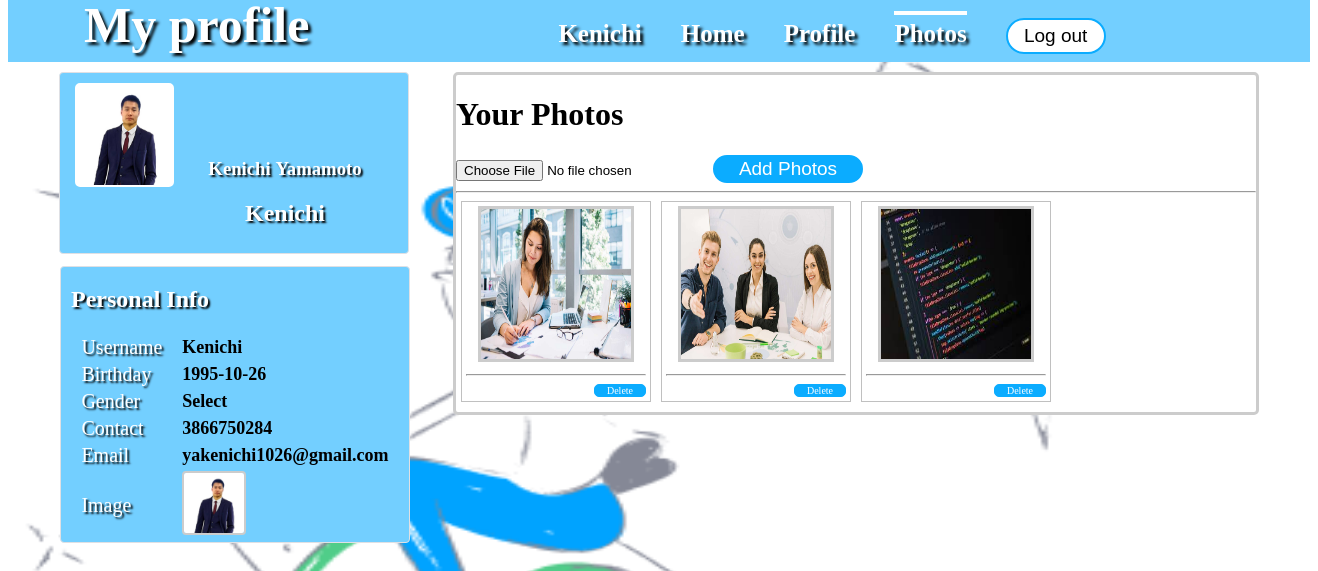
Page /photos.php (signed in) on the committed database.
### tables this page shows
CREATE TABLE `user` (
  `user_id` int(100) NOT NULL,
  `firstname` varchar(100) NOT NULL,
  `lastname` varchar(100) NOT NULL,
  `username` varchar(100) NOT NULL,
  `username2` varchar(100) NOT NULL,
  `birthday` varchar(100) NOT NULL,
  `gender` varchar(100) NOT NULL,
  `number` varchar(100) NOT NULL,
  `email` varchar(100) NOT NULL,
  `email2` varchar(100) NOT NULL,
  `password` varchar(100) NOT NULL,
  `password2` varchar(100) NOT NULL,
  `profile_picture` varchar(100) NOT NULL,
  `cover_picture` varchar(100) NOT NULL
);

CREATE TABLE `photos` (
  `photo_id` int(100) NOT NULL,
  `location` varchar(100) NOT NULL,
  `user_id` varchar(100) NOT NULL,
  `date_added` varchar(100) NOT NULL
);

### session.php (called while the page is built, shortened)
<?php
include("includes/database.php");
$id = $_SESSION['id'];
$query=mysqli_query($conn, "SELECT * FROM user WHERE user_id ='$id'") or die(mysqli_error());
$row=mysqli_fetch_array($query);
$firstname=$row['firstname'];
$lastname=$row['lastname'];
$username=$row['username'];
?>

### photos.php (the view, shortened to what this page needs)
<!DOCTYPE html>
<html>
	<head>
		<link rel="stylesheet" type="text/css" href="css/photos.css">
	</head>
<body>
<?php include ('session.php');?>
	<div id="header">
		<div class="head-view">
			<ul>
				<li><a href="home.php" title="My profile"><b>My profile</b></a></li>
				<li><a href="timeline.php" title="<?php echo $username ?>"><label><?php echo $username ?></label></a></li>
				<li><a href="home.php" title="Home"><label>Home</label></a></li>
				<li><a href="profile.php" title="Profile"><label>Profile</label></a></li>
				<li><a href="photos.php" title="Settings"><label class="active">Photos</label></a></li>
				<li><a href="logout.php" title="Log out"><button class="btn-sign-in" value="Log out">Log out</button></a></li>
			</ul>
		</div>
	</div>
	<div id="container">
		<div id="left-nav">
				<div class="clip1">
				<a href="updatephoto.php" title="Change Profile Picture"><img src="<?php echo $row['profile_picture'] ?>"></a>
				</div>
				<div class="user-details">
					<h3><?php echo $firstname ?>&nbsp;<?php echo $lastname ?></h3>
					<h2><?php echo $username ?></h2>
				</div>
<?php
	include("includes/database.php");
			$query=mysqli_query($conn, "SELECT * from user where user_id='$id' order by user_id DESC") or die(mysqli_error());
			while($row=mysqli_fetch_array($query)){
				$id = $row['user_id'];
?>
		<div id="left-nav1">
			<h2>Personal Info</h2>
			<table>
				<tr>
					<td><label>Username</label></td>
					<td width="20"></td>
					<td><b><?php echo $row['username']; ?></b></td>
				</tr>
				<tr>
					<td><label>Birthday</label></td>
					<td width="20"></td>
					<td><b><?php echo $row['birthday']; ?></b></td>
				</tr>
				<tr>
					<td><label>Gender</label></td>
					<td width="20"></td>
					<td><b><?php echo $row['gender']; ?></b></td>
				</tr>
				<tr>
					<td><label>Contact</label></td>
					<td width="20"></td>
					<td><b><?php echo $row['number']; ?></b></td>
				</tr>
				<tr>
					<td><label>Email</label></td>
					<td width="20"></td>
					<td><b><?php echo $row['email']; ?></b></td>
				</tr>
				<tr>
					<td><label>Image</label></td>
					<td width="20"></td>
					<td><img src="<?php echo $row['profile_picture']; ?>"></td>
				</tr>
			</table>
<?php
}
?>
		</div>
		</div>
		<div id="right-nav">
			<h1>Your Photos</h1>
	<div>
			<form method="post" action="add_photo.php" enctype="multipart/form-data">
				<input type="file" name="image">
				<button class="btn-submit-photo" name="Submit" value="Log out">Add Photos</button>
			</form>
	<hr />
	</div>
<?php
	include("includes/database.php");
			$query=mysqli_query($conn, "SELECT * from photos where user_id='$id' ") or die(mysqli_error());
			while($row=mysqli_fetch_array($query)){
				$id = $row['photo_id'];
?>
		<div class="photo-select">
			<center>
				<img src="<?php echo $row['location']; ?>">
				<hr>
				<a href="delete_photos.php<?php echo '?id='.$id; ?>" class="btn-delete-photos">Delete</a>
			</center>
		</div>
<?php
}
?>
		</div>
	</div>
</body>
</html>

### css/photos.css (style rules this page uses)
body { background-image: url('../image/b.png'); background-attachment: fixed; background-size: 100% 100%; }
#header { background-color:#73cfff; width:100%; margin-top:-8px; }
.head-view { margin:auto; width:1300px; line-height:50px; }
.head-view label { color:#ffffff; font-size:25px; font-weight:bold; text-shadow:3px 3px 3px #000000; }
.head-view ul { width: 1200px; margin: auto; }
.head-view li { display: inline; color: #fff; margin: 0px 30px 0px 5px; }
.head-view li a { text-decoration:none; }
.active { padding: 5px 0px 5px 0px; border-top: 4px solid #fff; }
.head-view b { color:#ffffff; text-shadow:3px 3px 3px #000000; font-size:50px; }
.btn-sign-in { color:#000000; font-size:19px; width:100px; line-height:30px; background-color:#ffffff; border:2px solid #0bacff; border-radius:100px; -webkit-border-radius:100px; -moz-border-radius:100px; -o-border-radius:100px; }
#container { width:1200px; margin:auto; }
#left-nav { width: 348px; height:180px; float:left; border: 1px solid #dfe0e4; background-color: #73cfff; -webkit-border-radius: 4px; -moz-border-radius: 4px; border-radius: 4px; margin-top:10px; }
#left-nav1 { width: 348px; float:left; border: 1px solid #dfe0e4; background-color: #73cfff; -webkit-border-radius: 4px; -moz-border-radius: 4px; border-radius: 4px; margin-top:20px; margin-bottom:100px; }
#left-nav1 h2 { text-indent:10px; color:#ffffff; text-shadow:2px 2px 2px #000000; }
#left-nav1 table { width:90%; margin:auto; }
#left-nav1 img { width:60px; height:60px; margin:auto; border:2px solid #CCCCCC; -webkit-border-radius: 4px; -moz-border-radius: 4px; border-radius: 4px; }
#left-nav1 b { color:#000000; font-size:18px; }
#left-nav1 label { color:#ffffff; font-size:20px; text-shadow:2px 2px 2px #000000; }
.clip1 { margin-top: 10px; margin-left: 15px; position: relative; width: 95px; height: 100px; border: solid 2px #fff; -webkit-border-radius: 5px; -moz-border-radius: 5px; border-radius: 5px; }
.clip1 img { width: 95px; height: 100px; margin: auto; left: -15px; }
.user-details { width: 200px; margin: -50px 0 0 125px; font-size: 16px; line-height: 25px; text-align: center; }
.user-details h3, h2 { color:#ffffff; text-shadow:2px 2px 2px #000000; }
#right-nav { float:right; width:800px; background-color:#ffffff; -webkit-border-radius: 5px; -moz-border-radius: 5px; border-radius: 5px; border:3px solid #CCCCCC; margin-top:10px; }
.btn-submit-photo { color:#ffffff; font-size:19px; width:150px; background-color:#0bacff; border:2px solid #0bacff; border-radius:100px; -webkit-border-radius:100px; -moz-border-radius:100px; -o-border-radius:100px; }
img { height: 150px; width: 180px; }
.photo-select { border: thin solid silver; float:left; margin-left:5px; margin-right:5px; margin-bottom:10px; padding:4px; width:180px; }
.photo-select img { width:150px; height:150px; border:3px solid #cccccc; }
.btn-delete-photos { color:#ffffff; font-size:10px; float:right; width:50px; background-color:#0bacff; border:1px solid #0bacff; border-radius:5px; -webkit-border-radius:5px; -moz-border-radius:5px; -o-border-radius:5px; text-decoration:none; }

### rows in the picture
user: username "Kenichi", profile_picture (picture), firstname "Kenichi", lastname "Yamamoto", birthday "1995-10-26", gender "Select", number "3866750284", email "yakenichi1026@gmail.com"
photos: location (picture)
photos: location (picture)
photos: location (picture)
